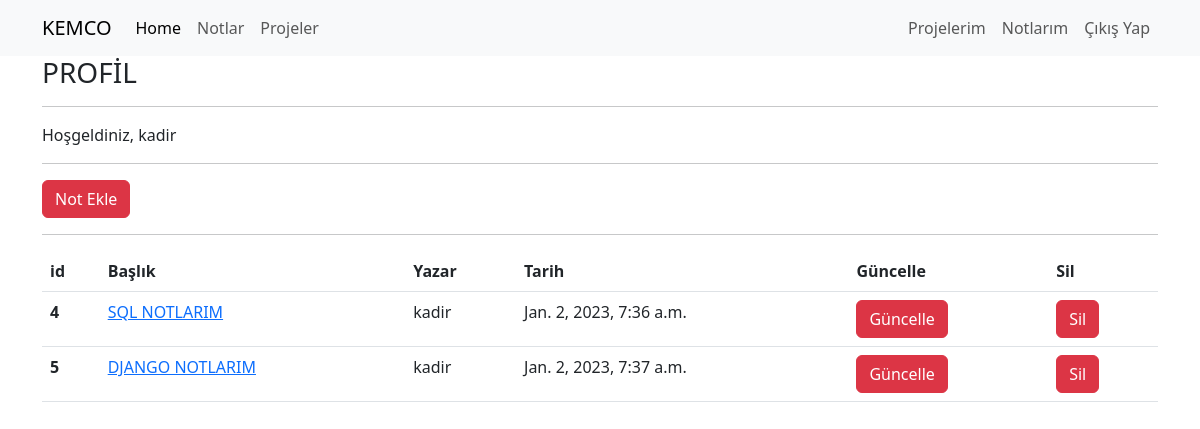
Screenshot of /notlar/dashboardNot (signed in) with the database file from the repository.
### notlar/models.py (models this page shows, shortened)
class Notlar(models.Model):
    author_nt = models.ForeignKey("auth.User",on_delete=models.CASCADE,verbose_name="Yazar")
    title_nt = models.CharField(max_length=50, verbose_name="Başlık")
    content_nt = models.TextField(verbose_name="İçerik")
    created_date_nt = models.DateTimeField(auto_now_add=True, verbose_name="Oluşturulma Tarihi")
    not_image = models.FileField(blank = True, verbose_name="Nota Foto Ekleyin")

### notlar/views.py (the view)
# urls.py: path('dashboardNot', views.dashboardNot, name="dashboardNot"),
def dashboardNot(request):
    notlar = Notlar.objects.filter(author_nt = request.user)
    context = {
        "notlar":notlar
    }
    return render (request,'dashboardNot.html',context)

### templates/dashboardNot.html
{% extends 'main.html' %}
{% block body %}
<h3>PROFİL</h3>
<hr>
<p>Hoşgeldiniz, {{request.user.username}}</p>
<hr>
<a href="{% url 'notlar:addNot' %}" class="btn btn-danger">Not Ekle</a>
<hr>
{% if notlar %}
<table class="table">
    <thead>
      <tr>
        <th scope="col">id</th>
        <th scope="col">Başlık</th>
        <th scope="col">Yazar</th>
        <th scope="col">Tarih</th>
        <th scope="col">Güncelle</th>
        <th scope="col">Sil</th>
      </tr>
    </thead>
    <tbody>
        {% for notlar in notlar %}
        <tr>
            <th scope="row">{{notlar.id}}</th>
            <td><a href="{% url 'notlar:detailNot' notlar.id %}">{{notlar.title_nt}}</a></td>
            <td>{{notlar.author_nt.username}}</td>
            <td>{{notlar.created_date_nt}}</td>
            <td><a href="{% url 'notlar:updateNot' notlar.id %}" class="btn btn-danger">Güncelle</a></td>
            <td><a href="{% url 'notlar:deleteNot' notlar.id %}" class="btn btn-danger">Sil</a></td>
        </tr>
        {% endfor %}
    </tbody>
  </table>
{% else %}
<div class="alert alert-danger">
    Henüz bir notunuz yok..
</div>
{% endif %}
{% endblock  %}

### rows the page displays
Notlar: id "4", title_nt "SQL NOTLARIM", author_nt.username "kadir", created_date_nt "Jan. 2, 2023, 7:36 a.m."
Notlar: id "5", title_nt "DJANGO NOTLARIM", author_nt.username "kadir", created_date_nt "Jan. 2, 2023, 7:37 a.m."

### other values shown
{{ request.user.username }} "kadir"
